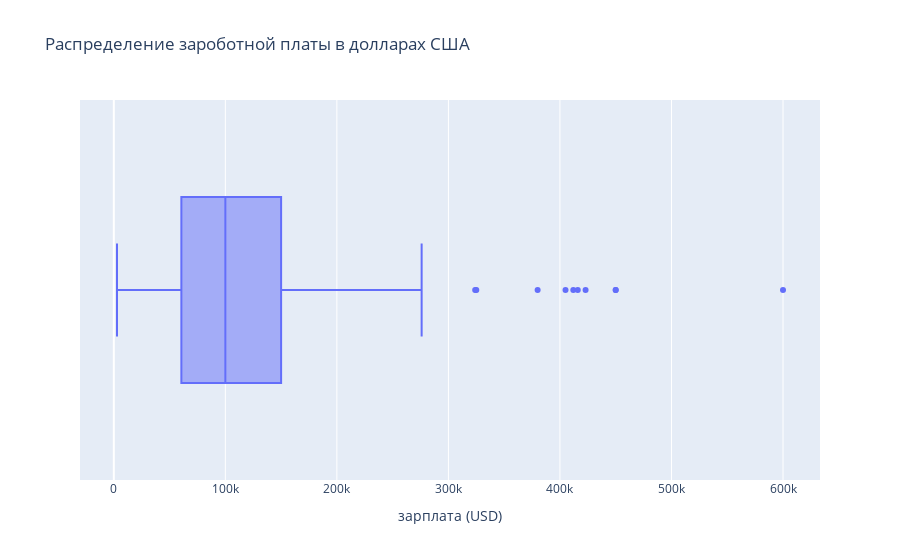

This figure's notebook cell:
### Markdown cell above
Рассмотрим распределение заработной платы для выявления выбросов.

### Code cell
fig = px.box(
    data,
    x = 'salary_in_usd',
    labels={'salary_in_usd': "зарплата (USD)", 'y': 'Распределение'},
    title='Распределение зароботной платы в долларах США',
    # marginal='box',
    )

fig.show()

### Figure 1 — Plotly figure (JSON) as saved in the notebook; plotly's stock layout.template omitted (floating-point values rounded to 4 significant figures; data arrays with more than 128 entries replaced by an {"elided": "..."} marker saying what was removed)
{"data": [{"alignmentgroup": "True", "hovertemplate": "зарплата (USD)=%{x}<extra></extra>", "legendgroup": "", "marker": {"color": "#636efa"}, "name": "", "notched": false, "offsetgroup": "", "orientation": "h", "showlegend": false, "type": "box", "x": {"elided": "565 int values"}, "x0": " ", "xaxis": "x", "y0": " ", "yaxis": "y"}], "layout": {"boxmode": "group", "legend": {"tracegroupgap": 0}, "title": {"text": "Распределение зароботной платы в долларах США"}, "xaxis": {"anchor": "y", "domain": [0, 1], "title": {"text": "зарплата (USD)"}}, "yaxis": {"anchor": "x", "domain": [0, 1]}}}
